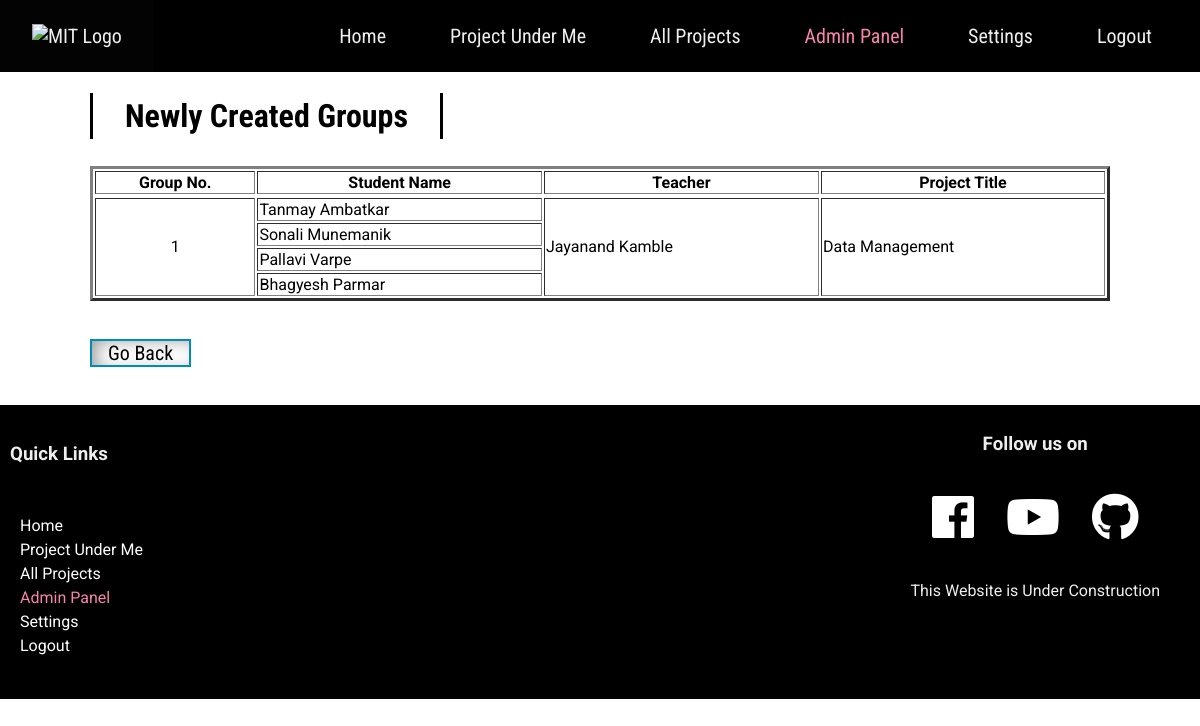
/gpview.php (signed in), run on the app's committed database.
### tables this page shows
CREATE TABLE `newgrp` (
  `pgroup` int(10) NOT NULL,
  `studname` varchar(30) NOT NULL,
  `teacher` varchar(100) NOT NULL,
  `proname` varchar(100) NOT NULL
);

### gpview.php (the view, shortened to what this page needs)
<!DOCTYPE html>
<html lang="en">
<head>
  <link rel="stylesheet" href="https://use.fontawesome.com/releases/v5.1.0/css/all.css"
>
  <link rel="stylesheet" href="style.css">
</head>
<body>
  <nav>
      <div id="logo-img">
          <a href="#">
              <img src="img/logo.png" alt="MIT Logo">
          </a>
      </div>
      <ul>
                <li>
                    <a href="admin.php">Home</a>
                </li>
                <li>
                   <a href="adminupdate.php">Project Under Me</a>
                </li>
                    <li>
                        <a href="all.php">All Projects</a>
                    </li>
                    <li>
                        <a class="active" href="adpal.php">Admin Panel</a>
                    </li>
                    <li>
                        <a href="#">Settings</a>
                    </li>
                    <li>
                        <a href="logout.php">Logout</a>
                    </li>
      </ul>
  </nav>
  <main>
 <h2 class="page-heading">Newly Created Groups</h2>
 	<?php
$host="localhost";
    $dbUsername="root";
    $dbPassword="";
    $dbname="mitcse";
    $abc=0;
    $xyz=0;
    $def=0;
  $conn = new mysqli($host, $dbUsername, $dbPassword, $dbname);
  if (mysqli_connect_error()) {
    die('Connect Error('. mysqli_connect_error().')'. mysqli_connect_error());
  }
  else {
      $sql = "SELECT studname,pgroup,teacher,proname FROM newgrp";
      $result = $conn->query($sql);
if ($result->num_rows > 0) {
   echo " <table border= '3' style='width:100%'>
  <tr>
    <th>Group No.</th>
    <th>Student Name</th>
    <th>Teacher</th>
    <th>Project Title</th>
  </tr> <tr>";
?>
<?php
if ($result->num_rows > 0) {
while($row = $result->fetch_assoc()) {
  ?><tr>
    <?php $xyz++; if($xyz==1) {?>
  <td align="center" rowspan="4"><?php echo $row['pgroup']; ?></td>
  <?php
   }
   elseif($xyz==4)
   {$xyz=0;}
 ?>
  <td><?php echo $row['studname']; ?></td>
  <?php $abc++; if($abc==1) {?>
  <td rowspan="4"><?php echo $row['teacher'] ?></td>
   <?php
   }
   elseif($abc==4)
   {$abc=0;}
   ?>
 <?php $def++; if($def==1) {?>
  <td rowspan="4"> <?php echo $row['proname']; ?></td>
  <?php
   }
   elseif($def==4)
   {$def=0;}
 }
}
  echo "</tr></table>";
  }
}
?>
<br><br>
<form action="adpal.php" ><input type="submit" class="button2" value="Go Back" ></form><br><br>
</main>
    <footer>
        <div id="left-footer">
            <h3>Quick Links</h3>
            <p>
                <ul>
                    <li>
                        <a href="admin.html">Home</a>
                    </li>
                    <li>
                        <a href="adminupdate.php">Project Under Me</a>
                    </li>
                    <li>
                        <a href="ap.php">All Projects</a>
                    </li>
                    <li>
                        <a class="active" href="adpal.php">Admin Panel</a>
                    </li>
                    <li>
                        <a href="#">Settings</a>
                    </li>
                    <li>
                        <a href="logout.php">Logout</a>
                    </li>
                </ul>
            </p>
        </div>
        <div id="right-footer">
            <h3>Follow us on</h3>
            <div id="social-media-footer">
                <ul>
                    <li>
                        <a href="#">
                            <i class="fab fa-facebook"></i>
                        </a>
                    </li>
                    <li>
                        <a href="#">
                            <i class="fab fa-youtube"></i>
                        </a>
                    </li>
                    <li>
                        <a href="#">
                            <i class="fab fa-github"></i>
                        </a>
                    </li>
                </ul>
            </div>
            <p>This Website is Under Construction</p>
        </div>
    </footer>
</body>
</html>

### style.css (style rules this page uses)
* { box-sizing: border-box; }
body { font-family: "Roboto", sans-serif; margin: 0; }
p { line-height: 1.5; }
main { margin: 0 auto; }
a { text-decoration: none; color: black; }
input, textarea { height: 28px; padding: 0 16px; font-family: "Roboto Condensed", sans-serif; font-size: 20px; border: none; box-shadow: inset 8px 3px 18px -4px rgba(0, 0, 0, 0.4); }
nav { height: 72px; background: #000000; width: 100%; margin: 0; position: relative; font-family: "Roboto Condensed", sans-serif; font-size: 20px; display: flex; justify-content: space-between; padding: 0 16px 0 0; box-sizing: border-box; z-index: 100; }
nav a { padding: 0 32px; color: #eee; transition: 0.4s; }
nav ul { display: flex; list-style: none; justify-content: space-around; align-items: center; height: 100%; margin: 0; }
.active { color: #f783ae; }
#logo-img { display: flex; height: 100%; background: #030303; padding: 0; align-items: center; color: white; transition: 0.4s; }
#logo-img img { height: 76px; }
footer { background: black; padding: 10px 0 5px 0; color: #eee; display: flex; }
footer a { color: white; }
footer #left-footer { flex: 1; border-right: padding-left: 14px; }
footer #left-footer ul { padding: 20px; list-style: none; line-height: 1.5; }
footer #left-footer h3 { padding: 10px; list-style: none; }
footer #right-footer { padding: 0px; text-align: center; padding-right: 40px; }
footer #social-media-footer a .fa-facebook, footer #social-media-footer a .fa-youtube, footer #social-media-footer a .fa-github { color: white; transition: 0.4s; }
footer #social-media-footer ul { display: flex; list-style: none; justify-content: center; padding: 0; }
footer #social-media-footer ul li { font-size: 48px; padding: 16px; transition: 0.4s; }
.page-heading { font-size:32px; font-family:'Roboto Condensed', sans-serif; border-left:3px solid black; border-right:3px solid black; transition: all 0.4s; display:inline-block; padding:4px 32px; margin-top: 21px; }
@media (min-width: 720px) { main { width: 95%; } }
@media (min-width: 1200px) { main { width: 85%; } }

### gpview.php (style rules this page uses)
.button2 { background-color: white; color: black; border: 2px solid #008CBA; }

### data on the page
newgrp: pgroup "1", studname "Tanmay Ambatkar", teacher "Jayanand Kamble", proname "Data Management"
newgrp: studname "Sonali Munemanik"
newgrp: studname "Pallavi Varpe"
newgrp: studname "Bhagyesh Parmar"
